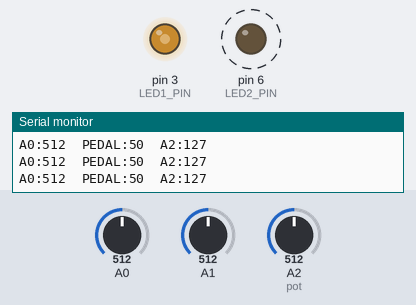
Bench run of a sketch on a simulated Arduino Uno, built with avr-gcc and run on an emulated ATmega328P. On the bench: output pins drawn as LEDs (lit = HIGH), the last lines printed to the serial monitor. Dashed ring = blinking. The inputs (shaded band) are chosen by the test bench; at power-on: A1 = 512, A0 = 512, A2 (pot) = 512.

Above: at 1.29 s.
1.3 s: A1 set to 483
At 1.82 s:
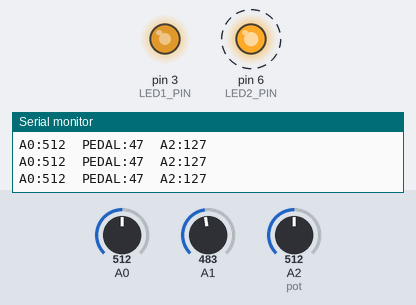
4.3 s: A1 set to 457
At 4.79 s:
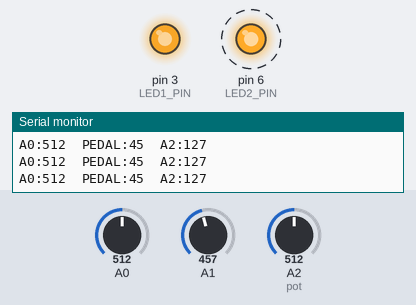
7.3 s: A0 set to 984
At 7.47 s:
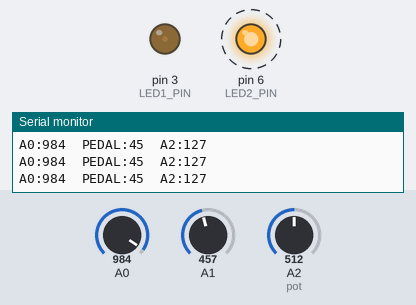
10.3 s: A0 set to 1011
At 12.65 s:
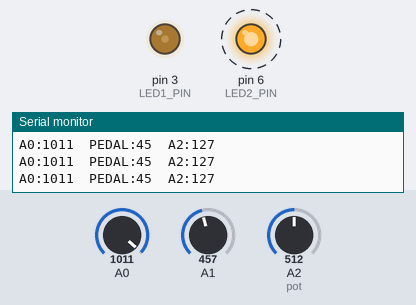
13.3 s: A2 (pot) set to 416
16.3 s: A2 (pot) set to 386
Timing chart, 0 to 20.3 s (numbered marks = the images above; inputs shaded):
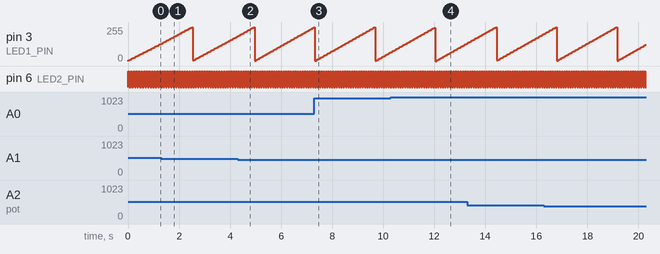

The sketch:

main.ino
```cpp
/*
iMac PCB
LED Fade Test & Exploration of the ATMEGA32u4

# Reference material for Arduino Leonardo
http://provideyourown.com/2012/arduino-leonardo-versus-uno-whats-new/

https://www.arduino.cc/en/Guide/ArduinoLeonardoMicro
Board reference https://www.arduino.cc/en/Main/arduinoBoardLeonardo
Leonardo vs Uno http://www.doctormonk.com/2012/10/arduino-leonardo-vs-arduino-uno.html


*/
const byte LED1_PIN = 3;
const byte LED2_PIN = 6;
byte led1val = 0;
byte led2val = 0;
byte led1inc = 5;
byte led2inc = 5;
int ana0 = 0;
int footpedal = 0;
int ana2 = 0;

void setup() {
  pinMode(LED1_PIN, OUTPUT);
  pinMode(LED2_PIN, OUTPUT);
  Serial.begin(9600);
  //while (!Serial) ; // In case you want to wait for a serial connection to be established before starting
  Serial.println("Hello World");
}

void loop() {
  ana0 = analogRead(A0);
  footpedal = map(constrain(analogRead(A1), 45, 1023), 45, 1023, 5, 100); // footpedal (approx 45 to 1024)
  ana2 = map(analogRead(A2), 0, 1023, 0, 255); // pot, not used
  led1val += led1inc;
  if(led1val > 255 || led1val < 0) {
    led1val = constrain(led1val, 0, 255);
    led1inc *= -1;
  }
  led2val = 255-led2val;

  analogWrite(LED1_PIN, led1val);
  analogWrite(LED2_PIN, led2val);
  Serial.print("A0:");
  Serial.print(ana0);
  Serial.print("  PEDAL:");
  Serial.print(footpedal);
  Serial.print("  A2:");
  Serial.println(ana2);
  delay(footpedal);
}
```

Measured:
- the behaviour switches between 468 and 467 on A1 (found by bisection; images 1 and 2)
- the behaviour switches between 999 and 1000 on A0 (found by bisection; images 3 and 4)
- by itself, pin 3 (LED1_PIN): ramps from 2/255 to 254/255 and jumps back, once every 2.4 s
- by itself, pin 6 (LED2_PIN): alternates HIGH for 0.05 s and LOW for 0.05 s
